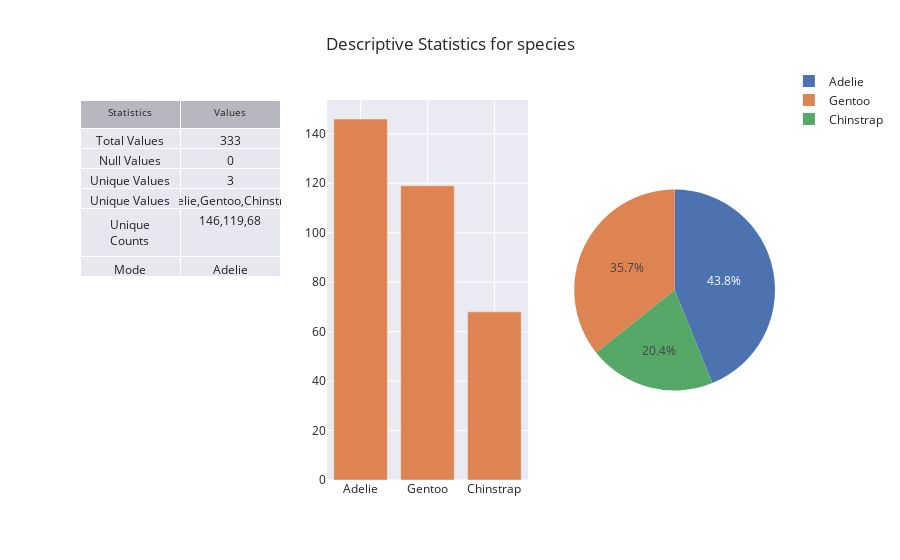
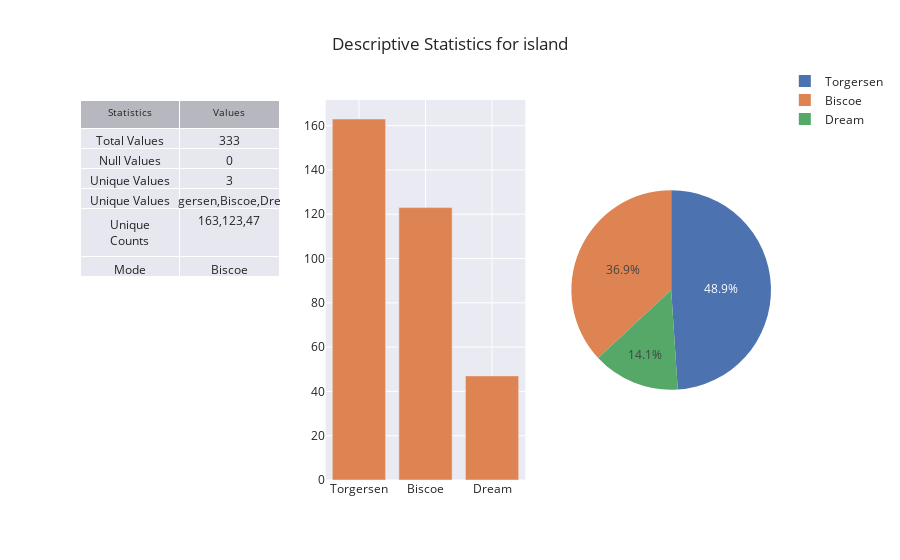
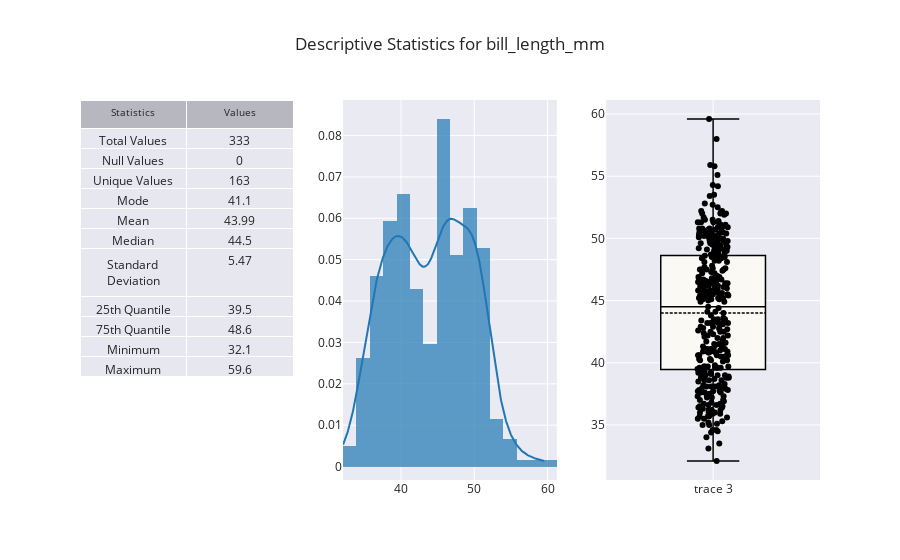
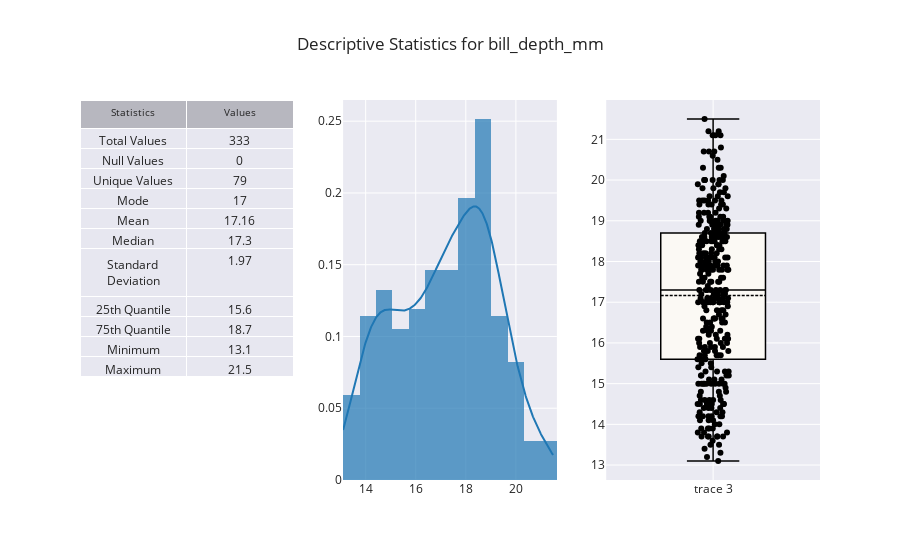

Notebook code cell kept with these figures, in order:
### Markdown cell above
Next, we display all descriptive tables and plots for each of the features.

### Code cell
importlib.reload(plots)
for column in penguins.columns:
    plots.descriptiveStatistics(penguins, column).show()

### Figure 1 — Plotly figure (JSON) as saved in the notebook; plotly's stock layout.template omitted (floating-point values rounded to 4 significant figures)
{"data": [{"cells": {"values": [["Total Values", "Null Values", "Unique Values", "Unique Values", "Unique Counts", "Mode"], [333, 0, 3, ["Adelie", "Gentoo", "Chinstrap"], [146, 119, 68], "Adelie"]]}, "domain": {"x": [0, 0.2889], "y": [0, 1]}, "header": {"font": {"size": 10}, "values": ["Statistics", "Values"]}, "type": "table"}, {"showlegend": false, "type": "bar", "x": ["Adelie", "Gentoo", "Chinstrap"], "xaxis": "x", "y": [146, 119, 68], "yaxis": "y"}, {"domain": {"x": [0.7111, 1], "y": [0, 1]}, "labels": ["Adelie", "Gentoo", "Chinstrap"], "type": "pie", "values": [146, 119, 68]}], "layout": {"legend": {"yanchor": "middle"}, "title": {"text": "Descriptive Statistics for species"}, "xaxis": {"anchor": "y", "domain": [0.3556, 0.6444]}, "yaxis": {"anchor": "x", "domain": [0, 1]}}}

### Figure 2 — Plotly figure (JSON) as saved in the notebook; plotly's stock layout.template omitted (floating-point values rounded to 4 significant figures)
{"data": [{"cells": {"values": [["Total Values", "Null Values", "Unique Values", "Unique Values", "Unique Counts", "Mode"], [333, 0, 3, ["Torgersen", "Biscoe", "Dream"], [163, 123, 47], "Biscoe"]]}, "domain": {"x": [0, 0.2889], "y": [0, 1]}, "header": {"font": {"size": 10}, "values": ["Statistics", "Values"]}, "type": "table"}, {"showlegend": false, "type": "bar", "x": ["Torgersen", "Biscoe", "Dream"], "xaxis": "x", "y": [163, 123, 47], "yaxis": "y"}, {"domain": {"x": [0.7111, 1], "y": [0, 1]}, "labels": ["Torgersen", "Biscoe", "Dream"], "type": "pie", "values": [163, 123, 47]}], "layout": {"legend": {"yanchor": "middle"}, "title": {"text": "Descriptive Statistics for island"}, "xaxis": {"anchor": "y", "domain": [0.3556, 0.6444]}, "yaxis": {"anchor": "x", "domain": [0, 1]}}}

### Figure 3 — Plotly figure (JSON) as saved in the notebook; plotly's stock layout.template omitted (floating-point values rounded to 4 significant figures; data arrays with more than 128 entries replaced by an {"elided": "..."} marker saying what was removed)
{"data": [{"cells": {"values": [["Total Values", "Null Values", "Unique Values", "Mode", "Mean", "Median", "Standard Deviation", "25th Quantile", "75th Quantile", "Minimum", "Maximum"], [333, 0, 163, 41.1, 43.99, 44.5, 5.47, 39.5, 48.6, 32.1, 59.6]]}, "domain": {"x": [0, 0.2889], "y": [0, 1]}, "header": {"font": {"size": 10}, "values": ["Statistics", "Values"]}, "type": "table"}, {"autobinx": false, "histnorm": "probability density", "legendgroup": "bill_length_mm", "marker": {"color": "rgb(31, 119, 180)"}, "name": "bill_length_mm", "opacity": 0.7, "type": "histogram", "x": {"elided": "333 float values"}, "xaxis": "x", "xbins": {"end": 59.6, "size": 1.823, "start": 32.1}, "yaxis": "y"}, {"legendgroup": "bill_length_mm", "marker": {"color": "rgb(31, 119, 180)"}, "mode": "lines", "name": "bill_length_mm", "showlegend": false, "type": "scatter", "x": {"elided": "500 float values"}, "xaxis": "x", "y": {"elided": "500 float values"}, "yaxis": "y"}, {"boxmean": true, "boxpoints": "all", "fillcolor": "#fbf9f4", "jitter": 0.3, "line": {"color": "black", "width": 1.5}, "pointpos": 0, "type": "box", "xaxis": "x2", "y": {"elided": "333 float values"}, "yaxis": "y2"}], "layout": {"showlegend": false, "title": {"text": "Descriptive Statistics for bill_length_mm"}, "xaxis": {"anchor": "y", "domain": [0.3556, 0.6444]}, "xaxis2": {"anchor": "y2", "domain": [0.7111, 1]}, "yaxis": {"anchor": "x", "domain": [0, 1]}, "yaxis2": {"anchor": "x2", "domain": [0, 1]}}}

### Figure 4 — Plotly figure (JSON) as saved in the notebook; plotly's stock layout.template omitted (floating-point values rounded to 4 significant figures; data arrays with more than 128 entries replaced by an {"elided": "..."} marker saying what was removed)
{"data": [{"cells": {"values": [["Total Values", "Null Values", "Unique Values", "Mode", "Mean", "Median", "Standard Deviation", "25th Quantile", "75th Quantile", "Minimum", "Maximum"], [333, 0, 79, 17, 17.16, 17.3, 1.97, 15.6, 18.7, 13.1, 21.5]]}, "domain": {"x": [0, 0.2889], "y": [0, 1]}, "header": {"font": {"size": 10}, "values": ["Statistics", "Values"]}, "type": "table"}, {"autobinx": false, "histnorm": "probability density", "legendgroup": "bill_depth_mm", "marker": {"color": "rgb(31, 119, 180)"}, "name": "bill_depth_mm", "opacity": 0.7, "type": "histogram", "x": {"elided": "333 float values"}, "xaxis": "x", "xbins": {"end": 21.5, "size": 0.6567, "start": 13.1}, "yaxis": "y"}, {"legendgroup": "bill_depth_mm", "marker": {"color": "rgb(31, 119, 180)"}, "mode": "lines", "name": "bill_depth_mm", "showlegend": false, "type": "scatter", "x": {"elided": "500 float values"}, "xaxis": "x", "y": {"elided": "500 float values"}, "yaxis": "y"}, {"boxmean": true, "boxpoints": "all", "fillcolor": "#fbf9f4", "jitter": 0.3, "line": {"color": "black", "width": 1.5}, "pointpos": 0, "type": "box", "xaxis": "x2", "y": {"elided": "333 float values"}, "yaxis": "y2"}], "layout": {"showlegend": false, "title": {"text": "Descriptive Statistics for bill_depth_mm"}, "xaxis": {"anchor": "y", "domain": [0.3556, 0.6444]}, "xaxis2": {"anchor": "y2", "domain": [0.7111, 1]}, "yaxis": {"anchor": "x", "domain": [0, 1]}, "yaxis2": {"anchor": "x2", "domain": [0, 1]}}}
